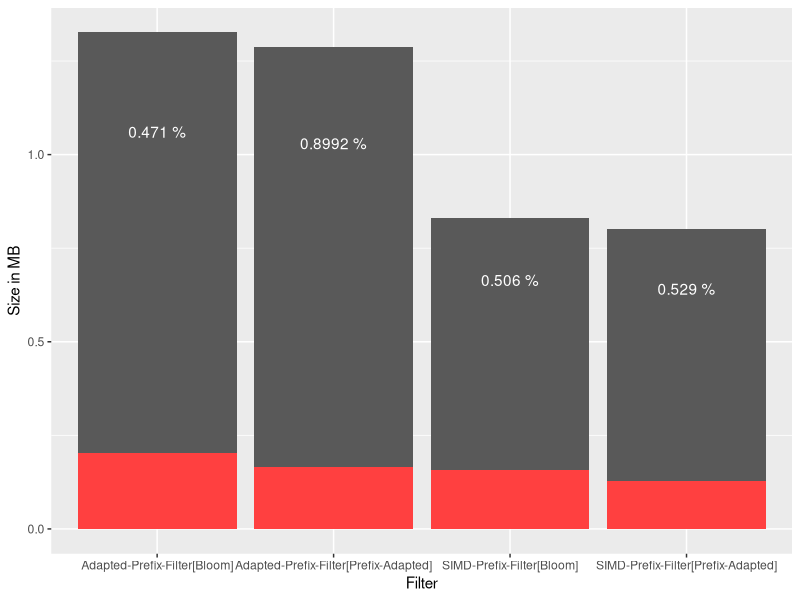

Write R code to recreate this figure.
library(tidyverse)

fp_rates_table <- read_csv("tables/fp_rates.csv")


fp_rates_table <- fp_rates_table |>
  mutate(size_in_mbytes=size_in_bytes / 10**6) |>
  mutate(spare_size_in_mbytes= spare_size_in_bytes/10**6) |>
  mutate(fp_rate_in_percent= fp_rate*100)

fp_bar_graph <- fp_rates_table |>
  ggplot(aes(x = name, y=size_in_mbytes)) +
  geom_col() +
  geom_col(aes(x = name, y = spare_size_in_mbytes), fill="brown1") +
  geom_text(aes(label=paste(fp_rate_in_percent, "%")), position=position_stack(vjust=.8), color="white") +
  labs(x = "Filter", y = "Size in MB") 

fp_bar_graph
